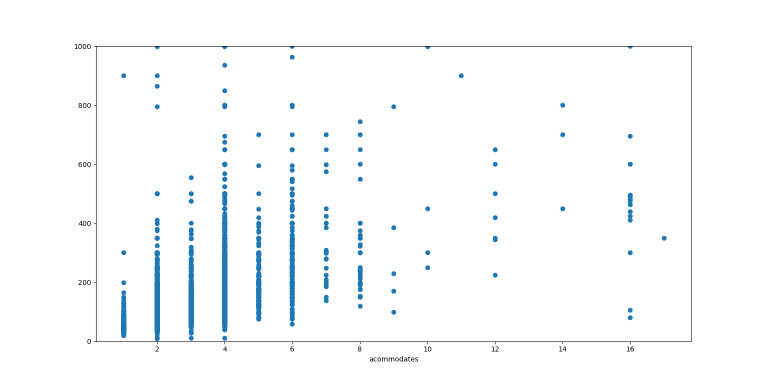
#> input picture Data Science/TermPj/그래프/accommodates.png, 1536 x 767 px (shown at 1/2 size); its folder holds only this picture in this run
$ python -i airbnb_preprocessing.py   (imports and definitions only)
#> lines starting #> are read from the running program, lines starting #| are printed output that depends on the picture
# -*- coding: utf-8 -*-
"""
Created on Wed Jun  5 02:51:30 2019

@author: 김진겸, 정유지, 이승수
"""

import warnings
# [1 line not run here, left out]
import matplotlib.pyplot as plt
import pandas as pd
import numpy as np
from sklearn import preprocessing
from sklearn.neighbors import KNeighborsRegressor

import seaborn as sns
from sklearn import linear_model
import math,os,re,random
import operator
pd.options.mode.chained_assignment = None

# [1 line that did not run here, left out]
# [1 line that did not run here, left out]

#프리프로세싱 순서(먼저 데이터 관련 되어서 보는거 작업 필요 그다음에 drop할 거 부타 먼저 하기)
#1. city가 asterdam인지 판별
#2. id, host id가 null값인 경우 인증 되지 않았다고 판단 dropna
#3. np.nan일때 drop시킬것 먼저 drop
#4. zipcode and latitude longitude preprocessing
#5. One-hot encoder,(property, room_type,bedtype)
#6. room, bedroom, bed....
#7. amenties: 빈도수가 높거나 중요한 것들 5개로 묶어서 One-hot encoding('Wifi','Heating','Shower','Kitchen','Elevator')
#8.price, weekly price, monlty price
def preprocessingData(data):
    data=cityPreprocess(data)
    data=idPreprocess(data)
    data=dropna(data,"property_type")
    data=dropna(data,"room_type")
    data=dropna(data,"bed_type")
    data=data.dropna(subset=["bathrooms","bedrooms","beds","accommodates"])
    data=zipcodePreprocess(data)
    data=locationPreprocess(data)
    data=zipcodeLocationPreprocess(data)
    fillLocation(data)
    bathroom, beds= roomPreprocess(data)
    onehot_property_label, onehot_property=OneHotPreprocessing(data,"property_type")
    onehot_roomtype_label,onehot_roomtype=OneHotPreprocessing(data,"room_type")
    onehot_bedtype_label,onehot_bedtype=OneHotPreprocessing(data,"bed_type")
    minimumNightNewFeature = minimumNightPreprocess(data)
    global preprocessed_data
    delete_list=[]
    delete_list.append(1)
    preprocessed_data=data.iloc[:,:]
    preprocessed_data["property_type"]=onehot_property
    preprocessed_data["room_type"]=onehot_roomtype
    preprocessed_data["bed_type"]=onehot_bedtype
    preprocessed_data["beds"]=beds
    preprocessed_data["bathrooms"]=bathroom
    colCat=preprocessed_data['amenities'].as_matrix().reshape(-1)
    colCat=str(colCat).split(',')
    trimming(colCat)#특수기호 제거
    colCat=list(dict.fromkeys(colCat))#eliminate duplicated
    amenityCount=findAmenities(colCat)
    amenSize=12
    topTwelve=topNfromDict(amenityCount,amenSize)
    amenX,amenY=[],[]#생략하기..
    for i in range(amenSize):
        amenX.append(topTwelve[i][0])
        amenY.append(topTwelve[i][1])
    #[['Wifi','Internet'],['Heating'],['essentials','shampoo','dryer'],['kitchen'],['elevator']]
    amenDic={'Wifi':0,'Heating':0,'Showering':0,'Kitchen':0,'Elevator':0}
    amenDic['Wifi']=amenY[0]+amenY[9]#Wifi+Internet
    amenDic['Heating']=amenY[1]
    amenDic['Showering']=amenY[2]+amenY[7]+amenY[8]#Essentials+Shampoo+Dryer
    amenDic['Kitchen']=amenY[3]
    amenDic['Elevator']=amenY[10]
    OHamenity=oneHotAmenities()
    OH=['Wifi','Heating','Shower','Kitchen','Elevator']
    revOHamenity=np.array(OHamenity).T
    for i in range(len(revOHamenity)):
        preprocessed_data[OH[i]]=pd.Series(revOHamenity[i])
    preprocessed_data=pd.concat([preprocessed_data, minimumNightNewFeature], axis = 1)
    preprocessed_data=preprocessed_data.drop(["guests_included","number_of_reviews_ltm","last_review","reviews_per_month","minimum_nights","maximum_nights","latitude","longitude","host_response_time","host_response_rate","amenities"],axis=1)
    preprocessed_data=weekPricePredict(preprocessed_data)
    preprocessed_data=monthPricePredict(preprocessed_data)
    print(preprocessed_data.head())

    return onehot_property_label,onehot_roomtype_label,onehot_bedtype_label,preprocessed_data


def cityPreprocess(data):
    data_dropna=dropna(data,"city")
    data_city=data_dropna[data_dropna["city"]=="Amsterdam"]
    data_city=data_city.reset_index(drop=True)
    #print(data_city[160:165])
    #print(data_dropna.head())
    #print(data_city.iloc[30:40,4:7])
    return data_city

# [170 lines left out: functions idPreprocess, zipcodePreprocess, locationPreprocess, zipcodeLocationPreprocess, fillLocation, findNearst and 1 more, not called in this run]


def dropna(origin,feacture):
    origin=origin.dropna(how="all",subset=[feacture])
    origin=origin.reset_index(drop=True)
    return origin
# [220 lines left out: functions dropDigit, findIndex, is_digit, OneHotPreprocessing, index, convertFloat and 10 more, not called in this run]

#lable1,labe2,label3,preprocessed_data=preprocessingData(original)

#print(preprocessed_data.columns)

#preprocessed_data.to_excel("preprocess.xlsx",sheet_name="first")

#KNN###
from sklearn.neighbors import KNeighborsRegressor

# [1 line that did not run here, left out]
# [1 line that did not run here, left out]
# [1 line not run here, left out]
trainingSize,testSize=5000,450

#preprocessed_X=preprocessed_data.drop(['id','host_id','neighbourhood_cleansed','city','price','weekly_price','cleaning_fee'],axis=1)
#preprocessed_X=preprocessed_data.drop(['zipcode','accommodates','beds','review_scores_rating','id','host_id','neighbourhood_cleansed','city','price','weekly_price','cleaning_fee'],axis=1)
# [1 line that did not run here, left out]

# [1 line that did not run here, left out]
# [1 line that did not run here, left out]
testX=[]
# [2 lines not run here, left out]
# [1 line that did not run here, left out]
testY=[]
# [2 lines not run here, left out]
clf=KNeighborsRegressor(n_neighbors=5)
# [1 line not run here, left out]

accuracy=[]
# [3 lines not run here, left out]

#for i in range(10):
    #accuracy.append(clf.score(testX[0],testY[0]))
#print("accuracy: ",np.mean(accuracy))

#Bagging##
from sklearn.ensemble import BaggingRegressor
regressor=BaggingRegressor(random_state=0)
# [1 line not run here, left out]
predY=[]
scoreBagging=[]
# [6 lines not run here, left out]

def RMSE(n,p,a):
    for i in range(n):
        a=0

>>> import cv2
>>> picture = cv2.imread('그래프/accommodates.png', cv2.IMREAD_GRAYSCALE)
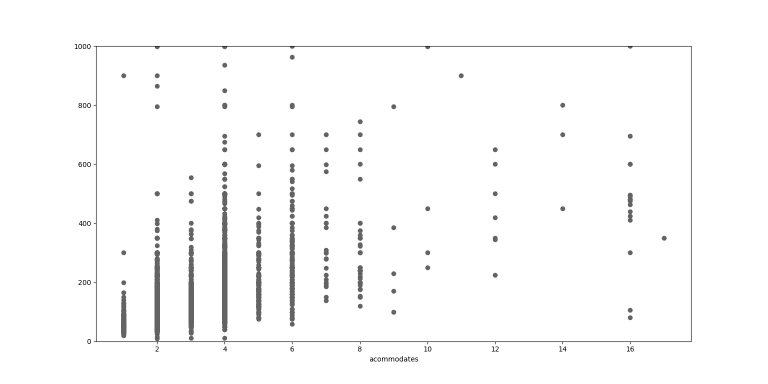
#> picture: shape (767, 1536) (shown at 1/2 size); min 0, max 255, mean 251.1
>>> result = preprocessingData(picture)
#> (the run stopped early here; a loop or call above may not have finished)

$ run again, on Data Science/TermPj/그래프/bathroom,bedrooms.png
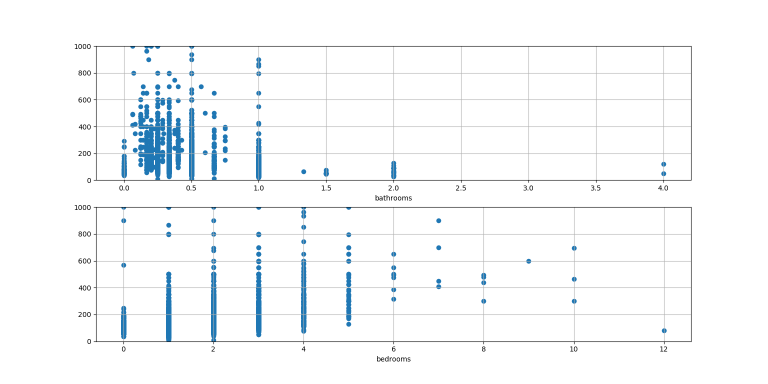
#> input picture Data Science/TermPj/그래프/bathroom,bedrooms.png, 1536 x 767 px (shown at 1/2 size)
#> `picture = cv2.imread('그래프/accommodates.png', cv2.IMREAD_GRAYSCALE)`:
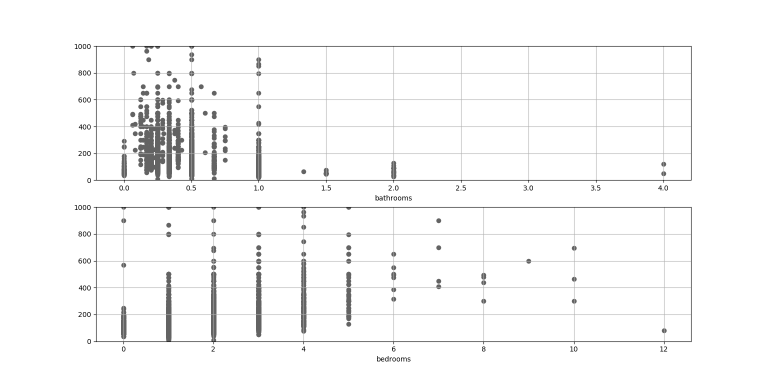
#> picture: shape (767, 1536) (shown at 1/2 size); min 0, max 255, mean 248.6

$ run again, on Data Science/TermPj/그래프/beds.png
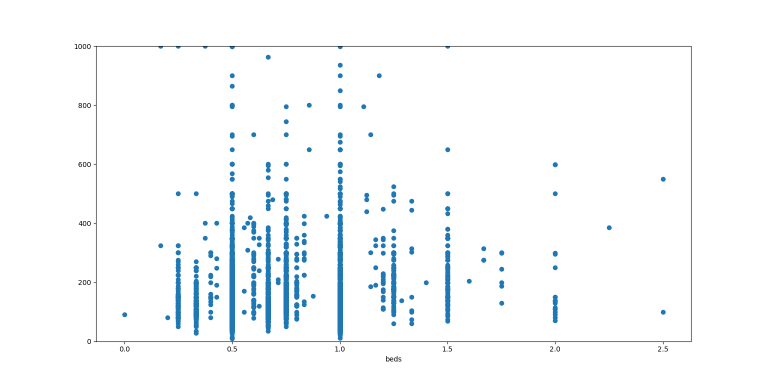
#> input picture Data Science/TermPj/그래프/beds.png, 1536 x 767 px (shown at 1/2 size)
#> `picture = cv2.imread('그래프/accommodates.png', cv2.IMREAD_GRAYSCALE)`:
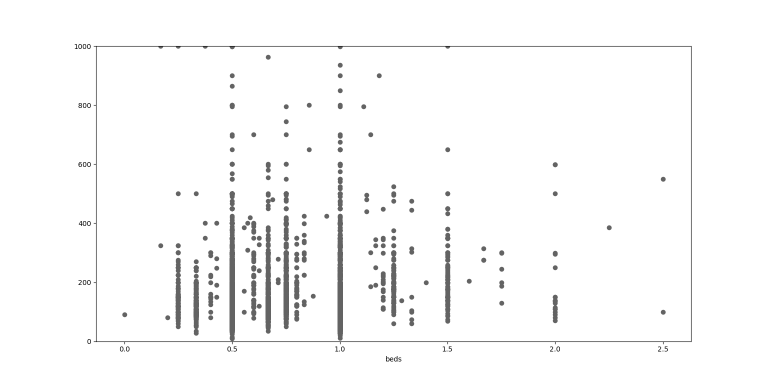
#> picture: shape (767, 1536) (shown at 1/2 size); min 0, max 255, mean 249.8
